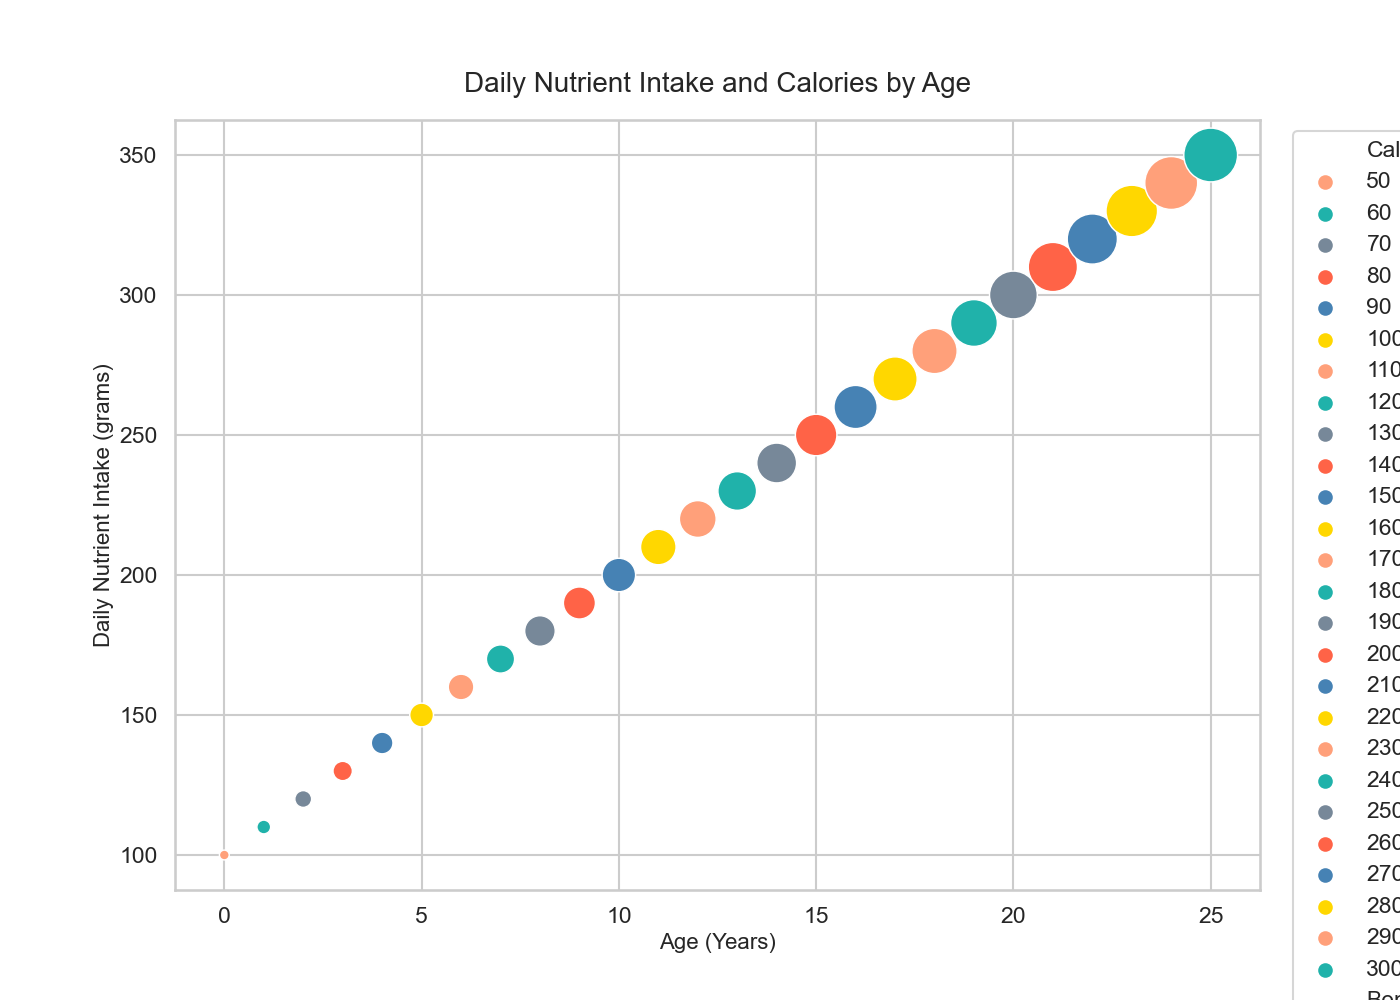

The script that drew this image:

import matplotlib.pyplot as plt
import seaborn as sns
import pandas as pd

data = {
    'Age': [0, 1, 2, 3, 4, 5, 6, 7, 8, 9, 10, 11, 12, 13, 14, 15, 16, 17, 18, 19, 20, 21, 22, 23, 24, 25],
    'Daily_Intake': [100, 110, 120, 130, 140, 150, 160, 170, 180, 190, 200, 210, 220, 230, 240, 250, 260, 270, 280, 290, 300, 310, 320, 330, 340, 350],
    'Calories': [50, 60, 70, 80, 90, 100, 110, 120, 130, 140, 150, 160, 170, 180, 190, 200, 210, 220, 230, 240, 250, 260, 270, 280, 290, 300],
    'Benefit_Score': [10, 12, 14, 16, 18, 20, 22, 25, 28, 30, 32, 35, 37, 40, 42, 45, 48, 50, 52, 55, 57, 60, 62, 65, 68, 70]
}

df = pd.DataFrame(data)

plt.figure(figsize=(14, 10))
bubble_chart = sns.scatterplot(data=df, x='Age', y='Daily_Intake', hue='Calories', size='Benefit_Score', sizes=(50, 1500),
                               palette=['#FFA07A', '#20B2AA', '#778899', '#FF6347', '#4682B4', '#FFD700'])

bubble_chart.set_title('Daily Nutrient Intake and Calories by Age', fontsize=20, pad=20)
bubble_chart.set_xlabel('Age (Years)', fontsize=16)
bubble_chart.set_ylabel('Daily Nutrient Intake (grams)', fontsize=16)

plt.legend(loc='upper right', bbox_to_anchor=(1.25, 1))
plt.show()
